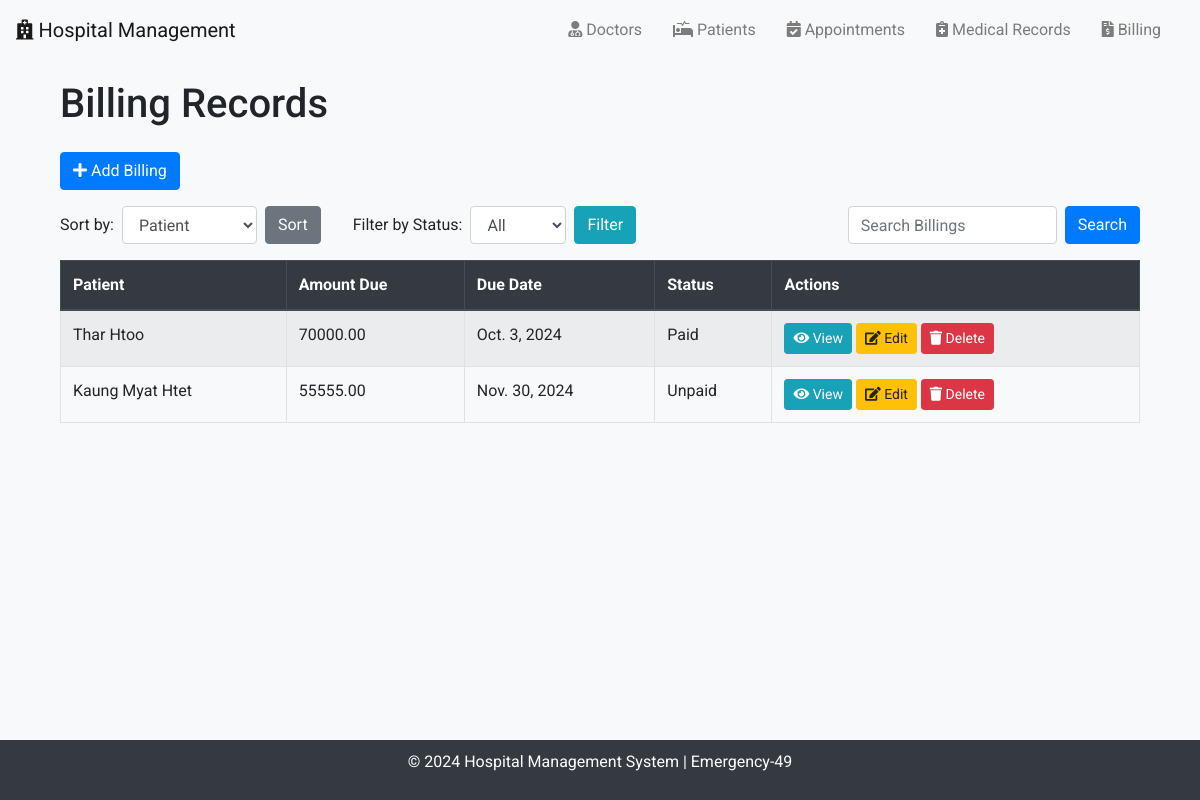
The app's page /billing/ with its own data.
### emergency_49/models.py (models this page shows, shortened)
class Billing(models.Model):
    patient = models.ForeignKey(Patient, on_delete=models.CASCADE, related_name='bills')
    amount_due = models.DecimalField(max_digits=10, decimal_places=2)
    due_date = models.DateField()
    is_paid = models.BooleanField(default=False)

class Patient(models.Model):
    first_name = models.CharField(max_length=50)
    last_name = models.CharField(max_length=50)
    date_of_birth = models.DateField()
    phone_number = models.CharField(max_length=15, unique=True)
    email = models.EmailField(unique=True)
    address = models.TextField()
    medical_history = models.TextField(blank=True, null=True)
    def __str__(self):
        return f"{self.first_name} {self.last_name}"

### emergency_49/views.py (the view, shortened to what this page needs)
# urls.py: path('billing/', BillingListView.as_view(), name='billing_list'),
class BillingListView(ListView):
    model = Billing
    template_name = 'billing_list.html'
    context_object_name = 'billings'
    def get_queryset(self):
        queryset = super().get_queryset()
        sort_by = self.request.GET.get('sort', 'id')
        search_query = self.request.GET.get('search', '').strip()
        filter_status = self.request.GET.get('status', '')
        if filter_status:
            if filter_status.lower() == 'paid':
                queryset = queryset.filter(is_paid=True)
            elif filter_status.lower() == 'unpaid':
                queryset = queryset.filter(is_paid=False)
        queryset_list = list(queryset)
        valid_sort_options = ['patient', 'amount_due', 'due_date', 'status']
        if sort_by in valid_sort_options:
            if sort_by == 'patient':
                sorted_billings = quicksort(queryset_list, key=lambda x: x.patient.first_name)
            elif sort_by == 'amount_due':
                sorted_billings = quicksort(queryset_list, key=lambda x: x.amount_due)
            elif sort_by == 'due_date':
                sorted_billings = quicksort(queryset_list, key=lambda x: x.due_date)
            elif sort_by == 'status':
                sorted_billings = quicksort(queryset_list, key=lambda x: x.is_paid)
            else:
                sorted_billings = queryset_list
        else:
            sorted_billings = queryset_list
        if search_query:
            sorted_billings = binary_search(sorted_billings, search_query, 'amount_due')
        return sorted_billings

### emergency_49/templates/billing_list.html (shortened to what this page needs)
{% extends 'base.html' %}
{% block content %}
<div class="container">
    <h1 class="mb-4">Billing Records</h1>
    <a href="{% url 'billing_add' %}" class="btn btn-primary mb-3">
        <i class="fas fa-plus"></i> Add Billing
    </a>
    <div class="mb-3">
        <form method="GET" class="form-inline d-flex justify-content-between align-items-center">
            <div class="form-group mr-2">
                <label for="sort" class="mr-2">Sort by:</label>
                <select name="sort" id="sort" class="form-control mr-2">
                    <option value="patient" {% if request.GET.sort == "patient" %}selected{% endif %}>Patient</option>
                </select>
                <button type="submit" class="btn btn-secondary">Sort</button>
            </div>
            <div class="form-group mx-4">
                <label for="filter" class="mr-2">Filter by Status:</label>
                <select name="status" id="filter" class="form-control mr-2">
                    <option value="" {% if not request.GET.status %}selected{% endif %}>All</option>
                </select>
                <button type="submit" class="btn btn-info">Filter</button>
            </div>
            <div class="form-group ml-auto">
                <input type="text" name="search" value="{{ request.GET.search }}" class="form-control mr-2" placeholder="Search Billings">
                <button type="submit" class="btn btn-primary">Search</button>
            </div>
        </form>
    </div>
    <div class="table-responsive">
        <table class="table table-bordered table-striped">
            <thead class="thead-dark">
                <tr>
                    <th>Patient</th>
                    <th>Amount Due</th>
                    <th>Due Date</th>
                    <th>Status</th>
                    <th>Actions</th>
                </tr>
            </thead>
            <tbody>
                {% for billing in object_list %}
                <tr>
                    <td>{{ billing.patient }}</td>
                    <td>{{ billing.amount_due }}</td>
                    <td>{{ billing.due_date }}</td>
                    <td>{{ billing.is_paid|yesno:"Paid,Unpaid" }}</td>
                    <td>
                        <a href="{% url 'billing_detail' billing.pk %}" class="btn btn-info btn-sm"><i class="fas fa-eye"></i> View</a>
                        <a href="{% url 'billing_edit' billing.pk %}" class="btn btn-warning btn-sm"><i class="fas fa-edit"></i> Edit</a>
                        <a href="{% url 'billing_delete' billing.pk %}" class="btn btn-danger btn-sm"><i class="fas fa-trash"></i> Delete</a>
                    </td>
                </tr>
                {% empty %}
                <tr>
                    <td colspan="5" class="text-center">No billing records available.</td>
                </tr>
                {% endfor %}
            </tbody>
        </table>
    </div>
</div>
{% endblock %}

### emergency_49/templates/base.html (style rules this page uses)
body { font-family: 'Roboto', sans-serif; background-color: #f8f9fa; }
.container { margin-top: 20px; }

### records on screen
Billing: patient "Thar Htoo", amount_due "70000.00", due_date "Oct. 3, 2024", is_paid "Paid"
Billing: patient "Kaung Myat Htet", amount_due "55555.00", due_date "Nov. 30, 2024", is_paid "Unpaid"
